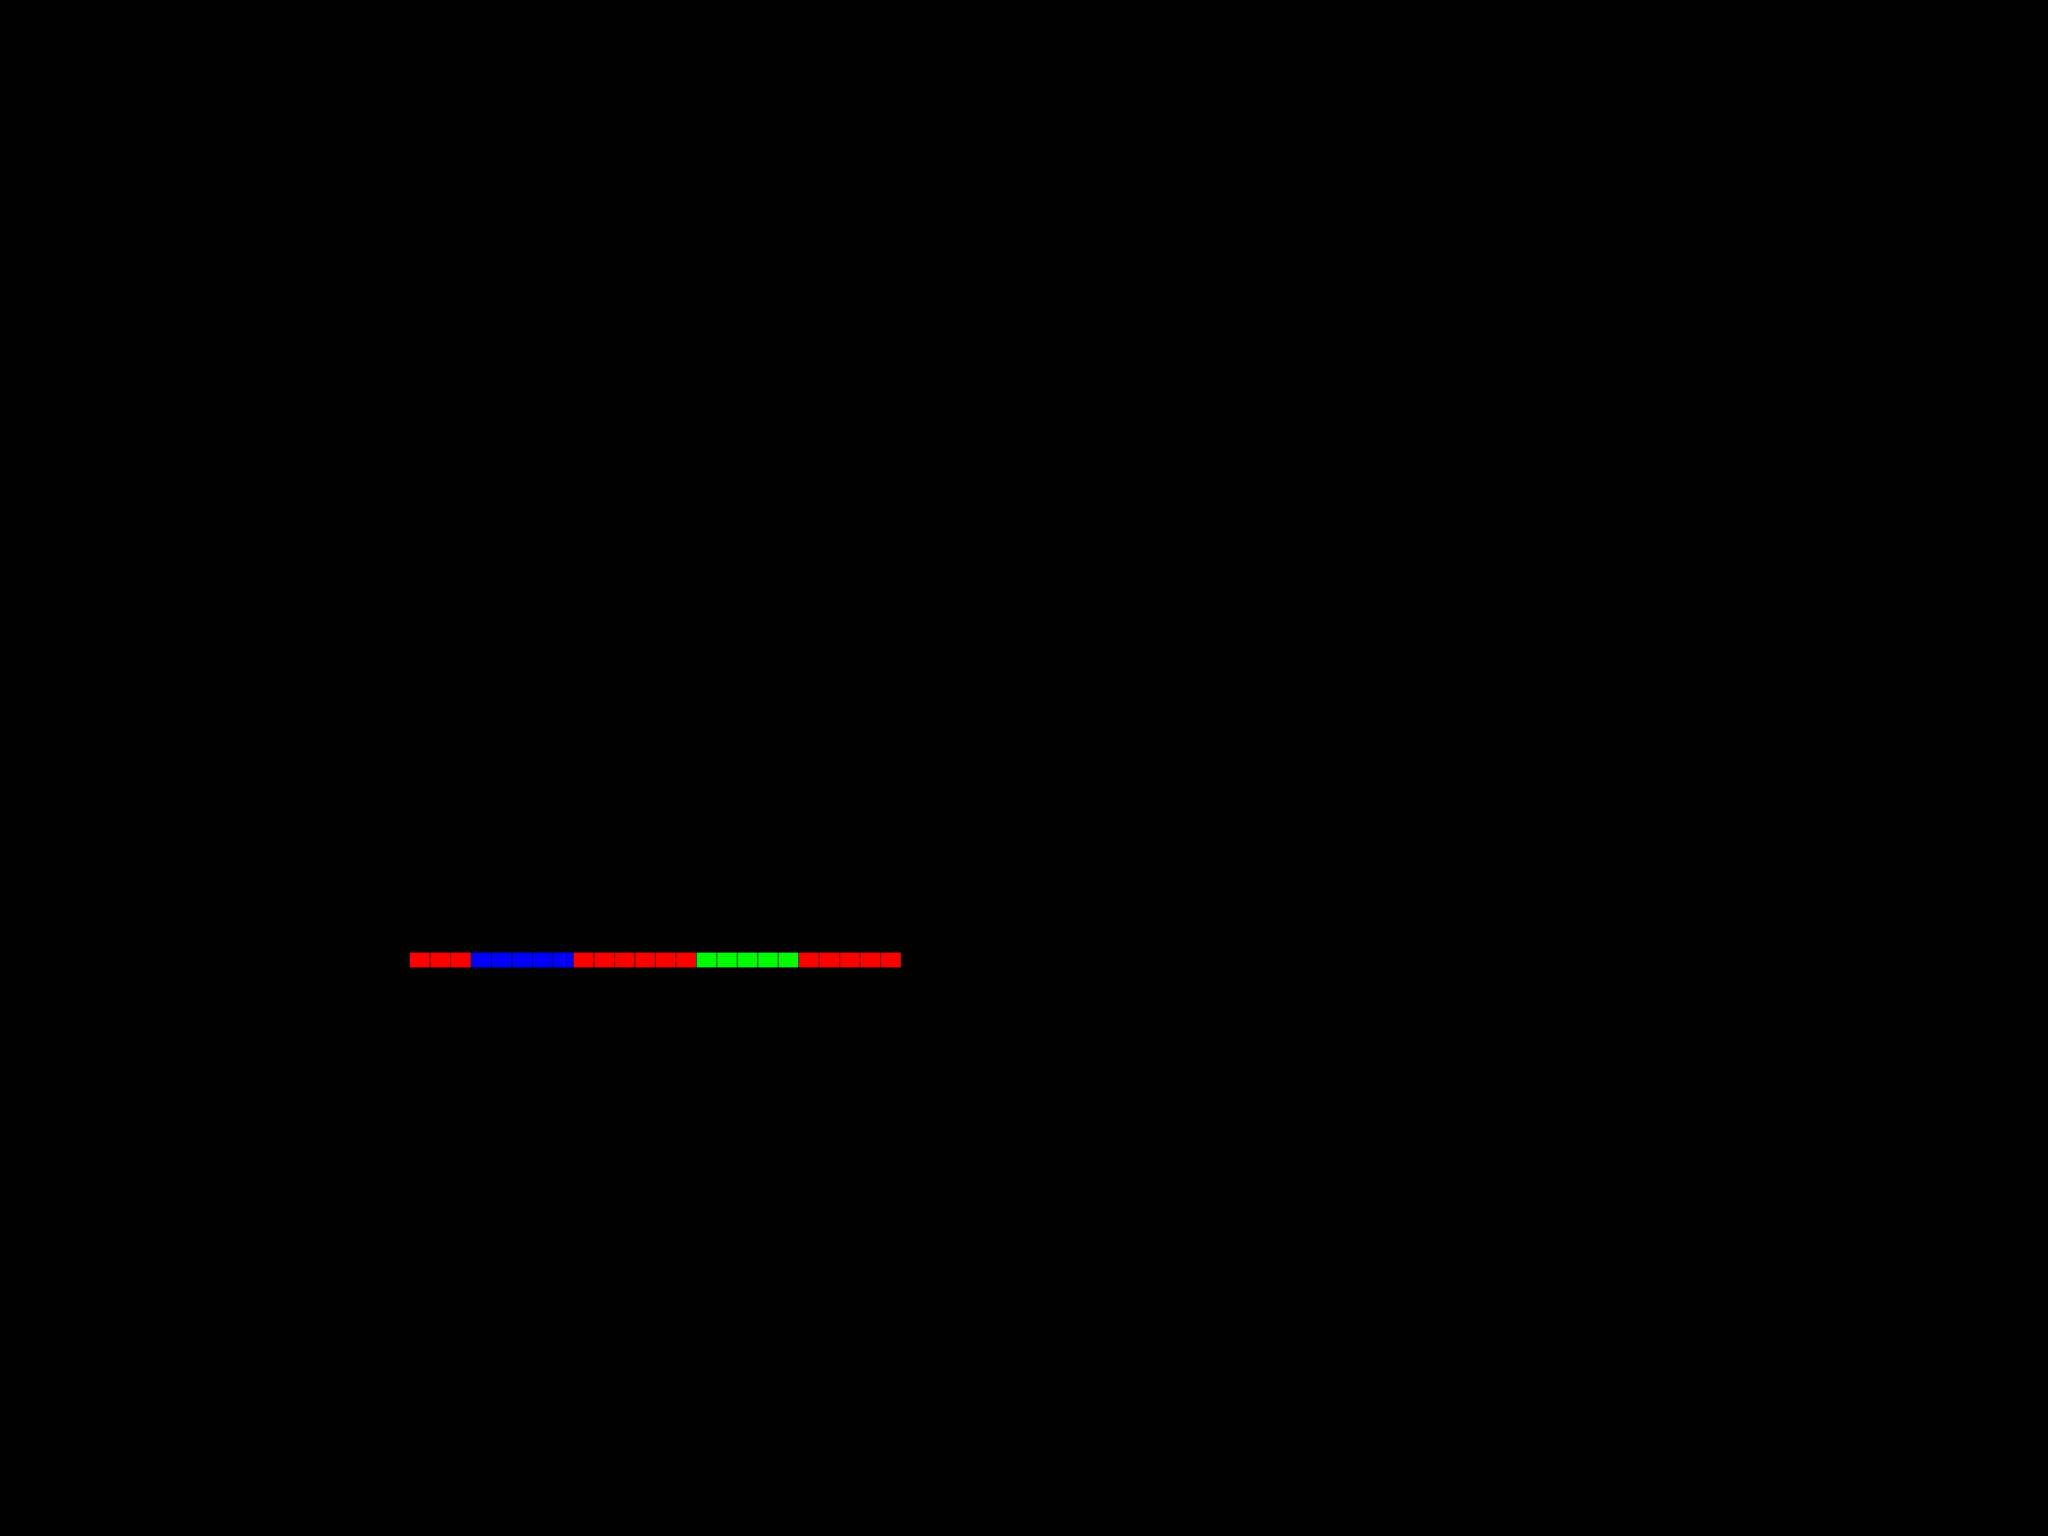

Tiled map render using the project's own tile images. Description and the map definition, with tile-layer contents summarised, below:
An orthogonal 100x100 tile map with 64x48 px tiles, 1 tile layer (World) and 2 objects (SpawnPoint).

<map version="1.2" tiledversion="1.3.0" orientation="orthogonal" renderorder="right-down" compressionlevel="0" width="100" height="100" tilewidth="64" tileheight="48" infinite="0" nextlayerid="14" nextobjectid="19">
 <editorsettings>
  <export target="../RunTest.json" format="json" />
 </editorsettings>
 <tileset firstgid="1" name="BOX" tilewidth="64" tileheight="48" tilecount="7" columns="7">
  <image source="../BOX.png" width="448" height="48" />
  <tile id="0">
   <properties>
    <property name="Collision" type="bool" value="true" />
    <property name="Tilename" value="Red" />
   </properties>
  </tile>
  <tile id="1">
   <properties>
    <property name="Collision" type="bool" value="true" />
    <property name="Tilename" value="Blue" />
   </properties>
  </tile>
  <tile id="2">
   <properties>
    <property name="Collision" type="bool" value="true" />
    <property name="Tilename" value="Green" />
   </properties>
  </tile>
  <tile id="3">
   <properties>
    <property name="Collision" type="bool" value="true" />
    <property name="Tilename" value="Black" />
   </properties>
  </tile>
  <tile id="4">
   <properties>
    <property name="Collision" type="bool" value="true" />
    <property name="Tilename" value="Cyan" />
   </properties>
  </tile>
  <tile id="5">
   <properties>
    <property name="Collision" type="bool" value="true" />
    <property name="Tilename" value="Yellow" />
   </properties>
  </tile>
  <tile id="6">
   <properties>
    <property name="Collision" type="bool" value="true" />
    <property name="Tilename" value="Magenta" />
   </properties>
   <objectgroup draworder="index" id="2">
    <object id="1" x="0.429098" y="0.572131" width="63.3635" height="47.3438" />
   </objectgroup>
  </tile>
 </tileset>
 <layer id="10" name="World" width="100" height="100">
  <data>[10000 cells, 124 non-empty, 4 distinct tile ids]</data>
 </layer>
 <objectgroup id="6" name="SpawnPoint">
  <object id="1" name="SpawnPoint" x="1290.15" y="2931.82" width="38.0636" height="40.6011" />
 </objectgroup>
</map>
